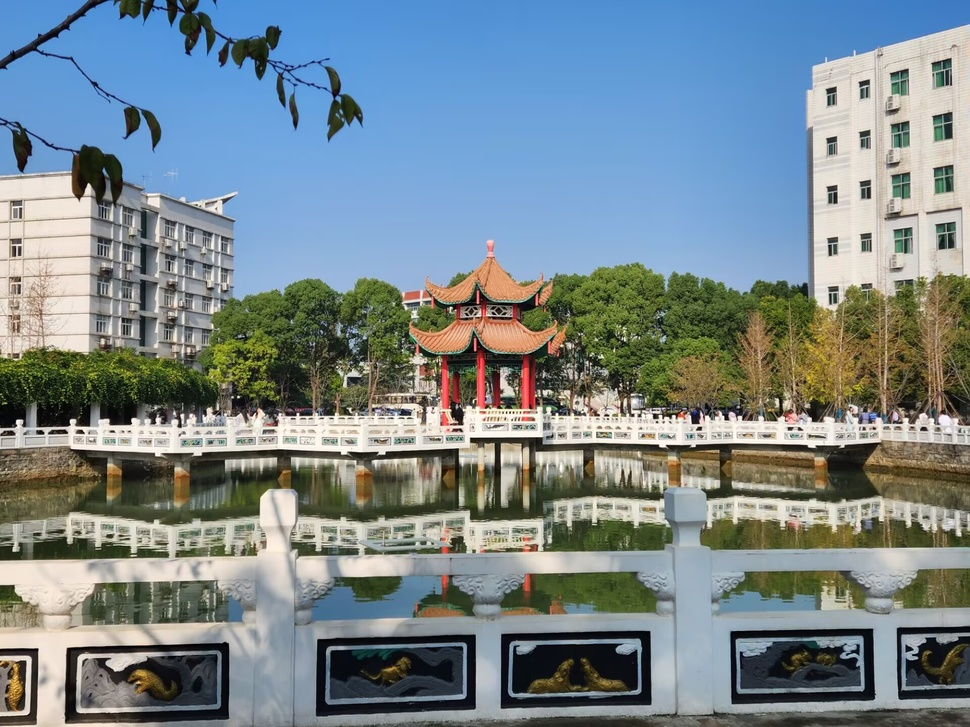
#> input picture Class/my.jpg, 970 x 727 px, shrunk from 1920 x 1440 before the run
$ python '4.1主成分提取与图像恢复.py'
#> lines starting #> are read from the running program, lines starting #| are printed output that depends on the picture
import numpy as np
import cv2
from sklearn.decomposition import PCA
import matplotlib.pyplot as plt


def pca_image_reconstruction(image_path, n_components):
    # Step 1: Read the image in grayscale
#> called with image_path = 'my.jpg', n_components = 50
    image = cv2.imread(image_path, cv2.IMREAD_GRAYSCALE)
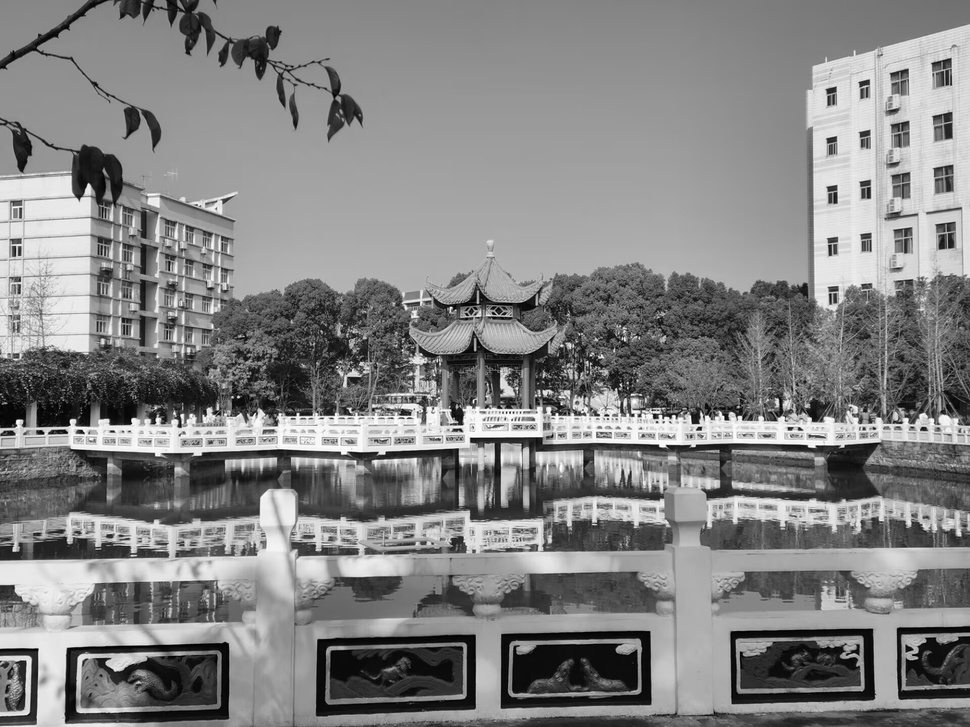
#> image: shape (727, 970); min 0, max 255, mean 131.1

    # Step 2: Standardize the image (zero mean and unit variance) - each pixel as a feature
    image_normalized = (image - np.mean(image)) / np.std(image)

    # Step 3: Initialize PCA with the desired number of components
    pca = PCA(n_components=n_components)

    # Step 4: Apply PCA (fit and transform the image data)
    # We treat each row of the image as a sample, and each column as a feature.
    image_pca = pca.fit_transform(image_normalized)
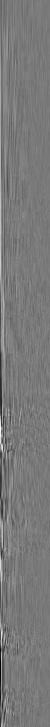
#> image_pca: shape (727, 50) float64; min -36.57, max 40.04, mean 0; drawn with min black and max white

    # Step 5: Inverse transform the PCA result to reconstruct the image
    image_reconstructed_normalized = pca.inverse_transform(image_pca)
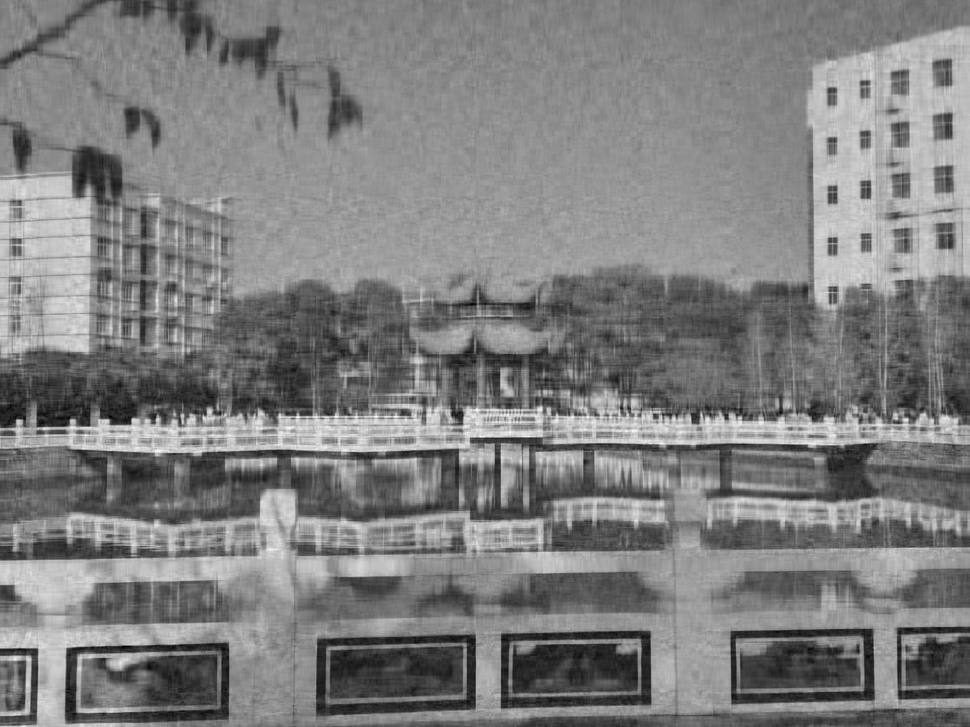
#> image_reconstructed_normalized: shape (727, 970) float64; min -2.92, max 2.95, mean -2.59e-16; drawn with min black and max white

    # Step 6: Reverse the standardization
    image_reconstructed = image_reconstructed_normalized * np.std(image) + np.mean(image)

    # Step 7: Display the images
    plt.figure(figsize=(12, 6))

    plt.subplot(1, 3, 1)
    plt.imshow(image, cmap='gray')
    plt.title("Original Image")
    plt.axis('off')

    plt.subplot(1, 3, 2)
    plt.imshow(image_reconstructed, cmap='gray')
    plt.title(f"Reconstructed Image with {n_components} Components")
    plt.axis('off')

    plt.subplot(1, 3, 3)
    plt.plot(image.flatten()[:100], label="Original Image Pixels")
    plt.plot(image_reconstructed.flatten()[:100], label="Reconstructed Image Pixels", linestyle='dashed')
    plt.legend()
    plt.title("Pixel Comparison (First 100 Pixels)")

    plt.show()
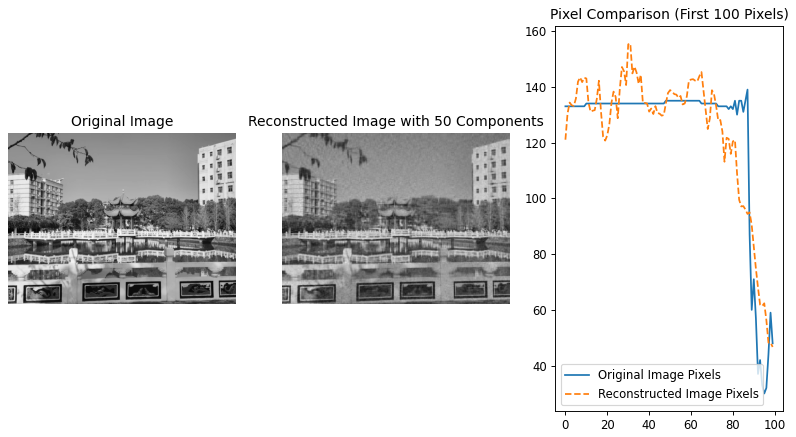
#> figure drawn by matplotlib, 3 panels; panel 3: curve peaks at x = 87, y = 139; panel 3: curve peaks at x = 31, y = 155.5

    return image_reconstructed


# Example usage
image_path = 'my.jpg'  # Replace with your image path
n_components = 50  # Number of principal components to retain
reconstructed_image = pca_image_reconstruction(image_path, n_components)

$ run again, with Class/face.jpg copied over Class/my.jpg
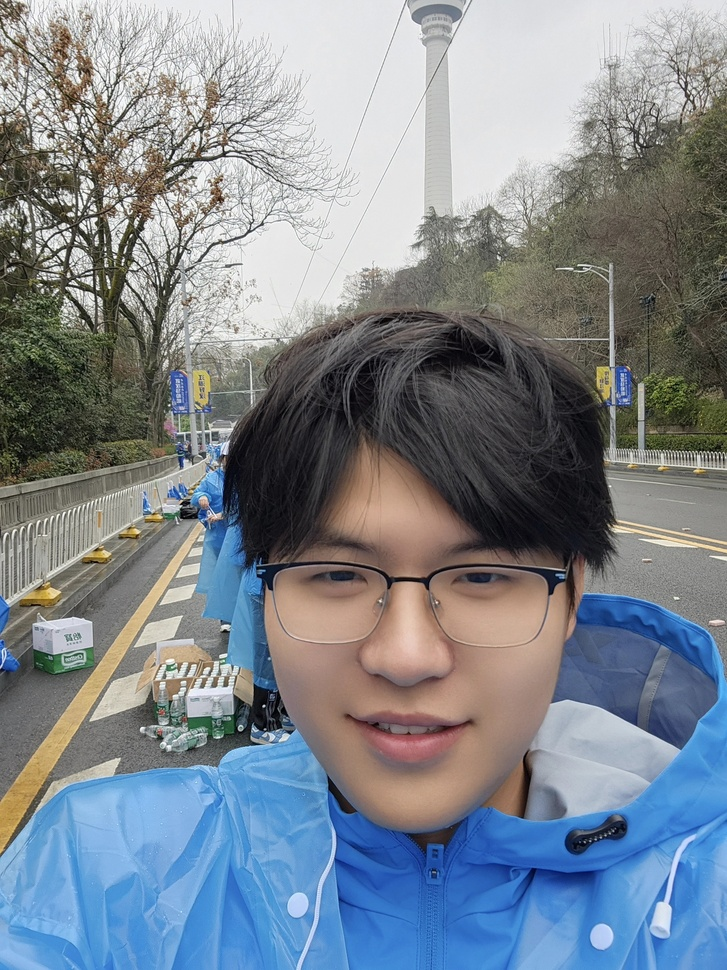
#> input picture Class/face.jpg, 727 x 970 px, shrunk from 2208 x 2944 before the run
#> in pca_image_reconstruction, `image_reconstructed_normalized = pca.inverse_transform(image_pca)`:
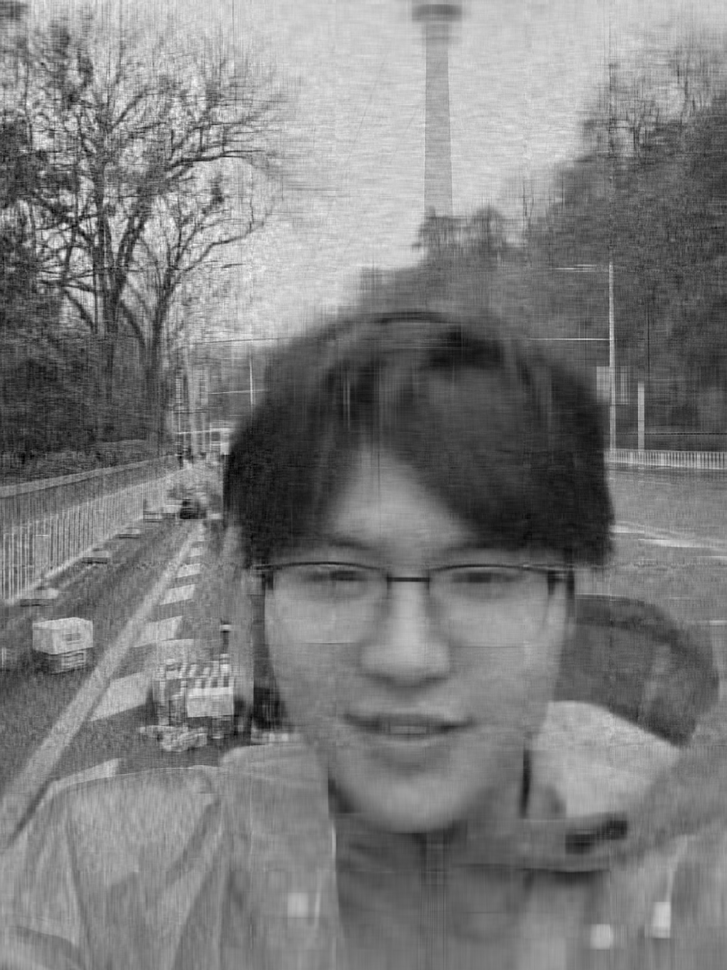
#> image_reconstructed_normalized: shape (970, 727) float64; min -2.53, max 2.63, mean -2.76e-17; drawn with min black and max white
#> in pca_image_reconstruction, `plt.show()`:
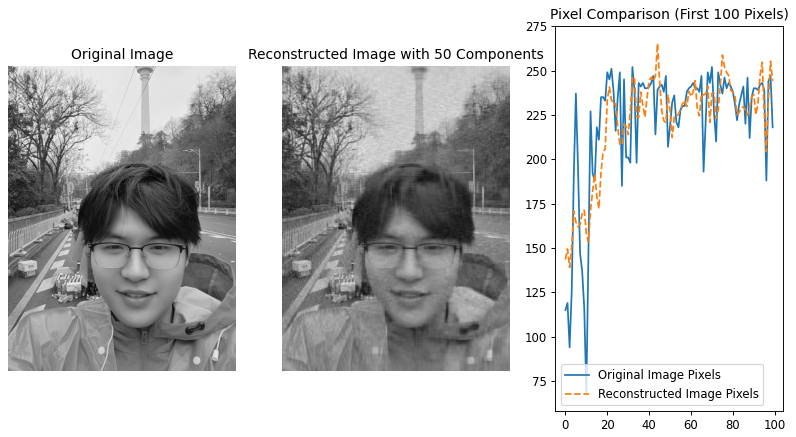
#> figure drawn by matplotlib, 3 panels; panel 3: curve peaks at x = 32, y = 252; panel 3: curve peaks at x = 44, y = 265.2
